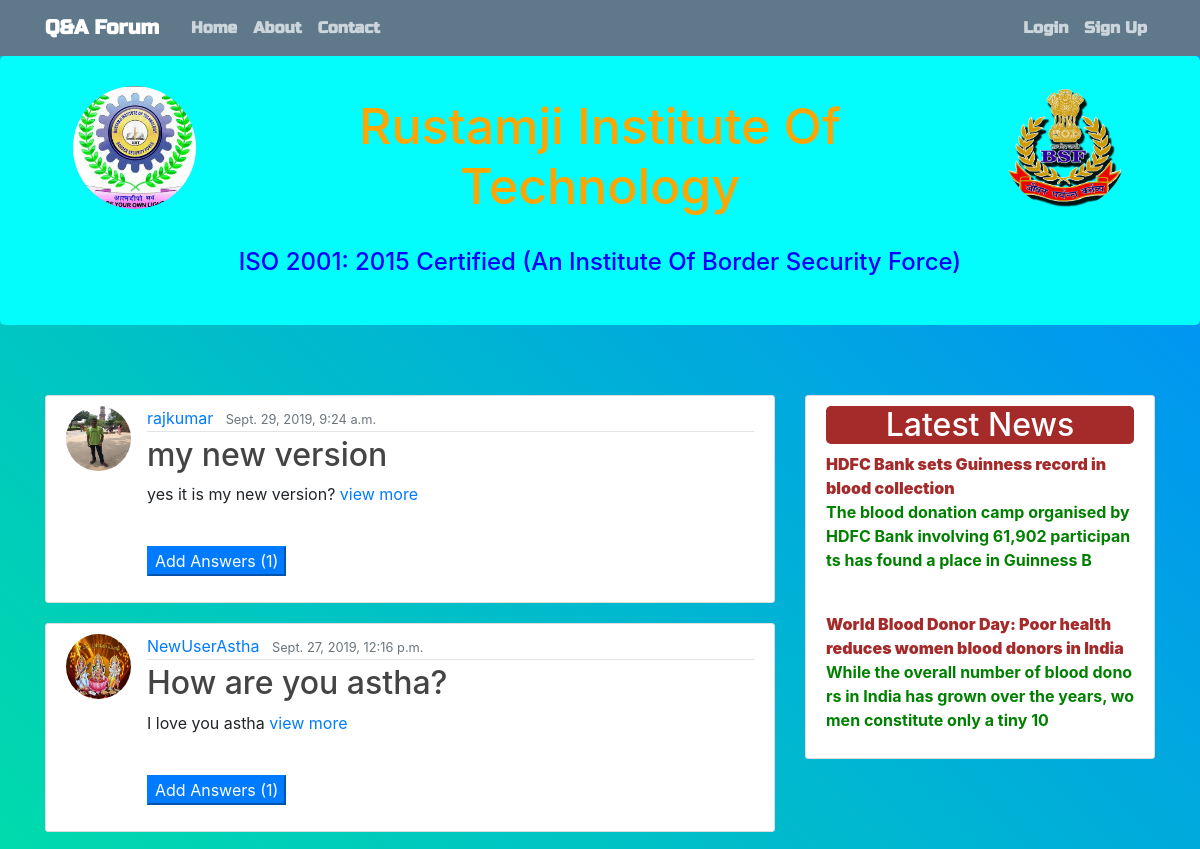
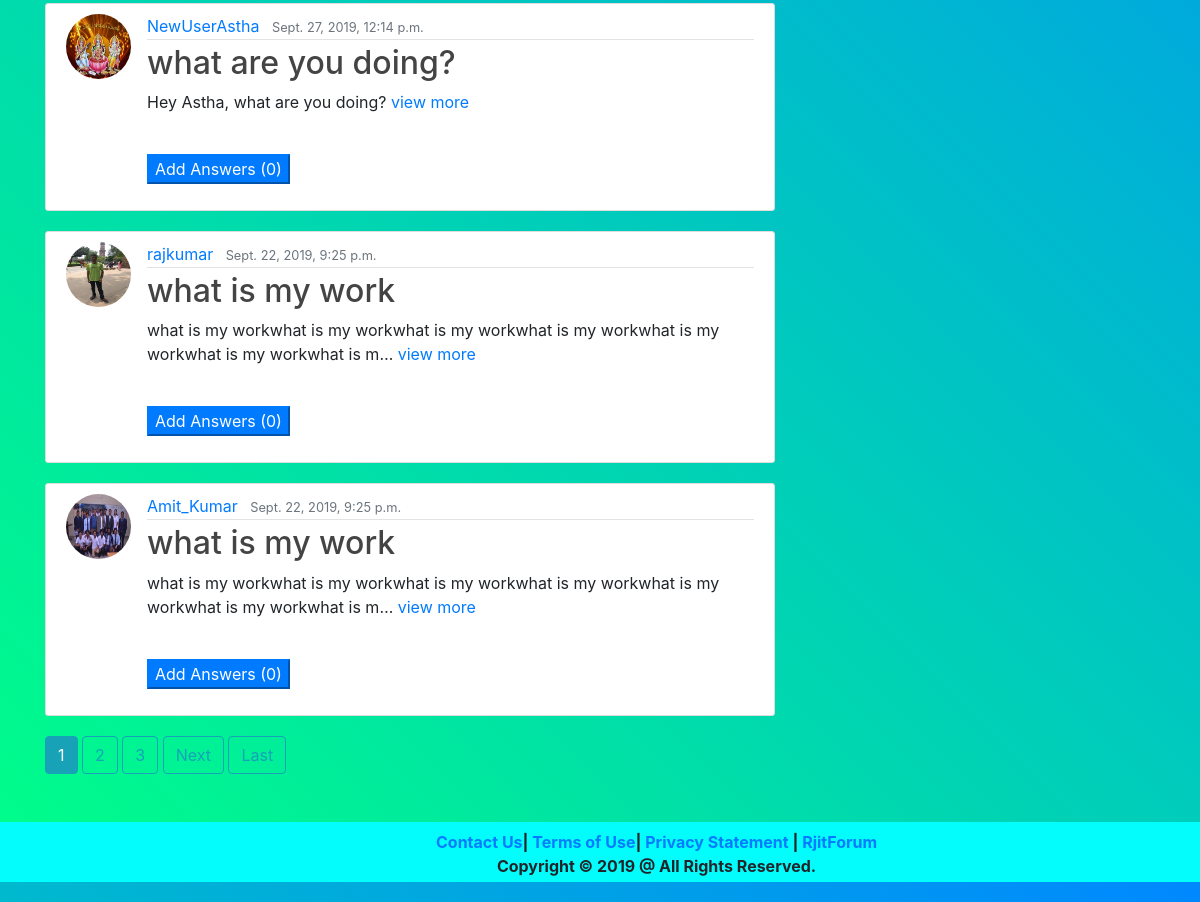
The page / on the database its author committed (2 pictures, top to bottom).
### forum/models.py (models this page shows, shortened)
class Post(models.Model):
    title = models.CharField(max_length=100)
    content = models.TextField()
    date_posted = models.DateTimeField(default=timezone.now())
    author = models.ForeignKey(User, on_delete=models.CASCADE)
    question_image = models.ImageField(upload_to='quest_pics', blank=True, null=True)
    question_file = models.FileField(upload_to='file_pics', blank=True, null=True)
    class Meta:
        ordering = ('-date_posted',)

### users/models.py (models this page shows, shortened)
class Profile(models.Model):
    user = models.OneToOneField(User, on_delete=models.CASCADE)
    image = models.ImageField(default='default.jpg', upload_to='profile_pics')

### forum/views.py (the view)
# urls.py: path('', PostListView.as_view(), name='forum-index'),
class PostListView(ListView):
    model = Post
    template_name = 'forum/index.html'
    context_object_name = 'posts'
    ordering = ['-date_posted']
    paginate_by = 5

### forum/templates/forum/index.html (shortened to what this page needs)
{% extends "forum/base.html" %}
{% block content %}
    {% for post in posts %}
        <article class="media content-section">
          <img class="rounded-circle article-img" src="{{ post.author.profile.image.url }}">
          <div class="media-body">
            <div class="article-metadata">
              <a class="mr-2" href="{% url 'user-posts' post.author.username %}">{{ post.author }}</a>
              <small class="text-muted">{{ post.date_posted }}</small>
            </div>
            <h2><a class="article-title" href="{% url 'post-detail' post.id %}">{{ post.title }}</a></h2>
            <p class="article-content">{{ post.content|truncatechars:100 }} <a href="{% url 'post-detail' post.id %}">view more</a></p><br>
            <button class="btn-primary" type="text"><a href="{% url 'add_comment_to_post' pk=post.pk %}" style="color:white;">Add Answers ({{ post.comments.count }})</a></button></p>
          </div>
        </article>
    {% endfor %}
    {% if is_paginated %}
      {% for num in page_obj.paginator.page_range %}
        {% if page_obj.number == num %}
          <a class="btn btn-info mb-4" href="?page={{ num }}">{{ num }}</a>
        {% elif num > page_obj.number|add:'-3' and num < page_obj.number|add:'3' %}
          <a class="btn btn-outline-info mb-4" href="?page={{ num }}">{{ num }}</a>
        {% endif %}
      {% endfor %}
      {% if page_obj.has_next %}
        <a class="btn btn-outline-info mb-4" href="?page={{ page_obj.next_page_number }}">Next</a>
        <a class="btn btn-outline-info mb-4" href="?page={{ page_obj.paginator.num_pages }}">Last</a>
      {% endif %}
    {% endif %}
{% endblock content %}

### forum/templates/forum/base.html (shortened to what this page needs)
{% load static %}
<!DOCTYPE html>
<html>
<head>
    <link rel="stylesheet" href="https://maxcdn.bootstrapcdn.com/bootstrap/4.0.0/css/bootstrap.min.css">
    <link rel="stylesheet" href="//cdn.jsdelivr.net/npm/medium-editor@5.23.2/dist/css/medium-editor.min.css" type="text/css" media="screen" charset="utf-8">
    <link rel="stylesheet" type="text/css" href="{% static 'forum/main.css' %}">
</head>
<body class="loader">
    <header class="site-header" style="font-family: 'Russo One', sans-serif; background-color:rgb(245, 66, 66);">
      <nav class="navbar navbar-expand-md navbar-dark bg-steel navbar-fixed-top">
        <div class="container">
          <a class="navbar-brand mr-4" href="{% url 'forum-index' %}">Q&A Forum</a>
          <div class="collapse navbar-collapse" id="navbarToggle">
            <div class="navbar-nav mr-auto">
              <a class="nav-item nav-link" href="{% url 'forum-index' %}">Home</a>
              <a class="nav-item nav-link" href="{% url 'forum-about' %}">About</a>
              <a class="nav-item nav-link" href="{% url 'contact' %}">Contact</a>
            </div>
            <div class="navbar-nav">
              {% if user.is_authenticated %}
                <a class="nav-item nav-link" href="{% url 'post_draft_list' %}">Drafts</a>
                <a class="nav-item nav-link" href="{% url 'post-create' %}">Ask Question</a>
                <a class="nav-item nav-link" href="">Create Group</a>
                <div class="btn-group">
                  <button type="button" class="btn btn-primary dropdown-toggle" data-toggle="dropdown" aria-haspopup="true" aria-expanded="false">
                      Accounts
                  </button>
                  <div class="dropdown-menu">
                   <a class="dropdown-item" href="{% url 'profile' %}">Profile</a>
                   <a class="dropdown-item" href="{% url 'password_change' %}">Change Password</a>
                   <a class="dropdown-item" href="{% url 'logout' %}">Logout</a>
                  </div>
                </div>
              {% else %}
                <a class="nav-item nav-link" href="{% url 'login' %}">Login</a>
                <a class="nav-item nav-link" href="{% url 'signup' %}">Sign Up</a>
              {% endif %}
            </div>
          </div>
        </div>
      </nav>
    </header>
      <div class="jumbotron" style=" background-color: rgb(3, 252, 252); padding-top:30px; padding-bottom: 40px;">
          <div class="row">
           <div class="col-md-2">
             <img src="{% static 'images/myimg.jpg' %}" alt="Not found" style="width:123px; height:123px; border-radius: 50%; float: right;">
           </div>
           <div class="col-md-8" style="text-align:center">
             <h1 style="margin-top:10px; font-size:50px; left:0; right:0; color:orange">Rustamji Institute Of Technology</h1><br>
             <h4 style="color:blue">ISO 2001: 2015 Certified (An Institute Of Border Security Force)</h4>
           </div>
           <div class="col-md-2">
             <img src="{% static 'images/bsflogo.png' %}" alt="Not found" style="width:123px; height:123px; border-radius: 50%; float: left;">
           </div>
         </div>
        </div>
    <main role="main" class="container">
      <div class="row">
        <div class="col-md-8">
          {% block content %}{% endblock %}
        </div>
        <div class="col-md-4">
         <div class="content-section">
             <h2 style="background: brown; color: white; border-radius: 5px; text-align:center">Latest News</h2>
             <marquee direction="up" scrolldelay="300">
               <div class="blog_desc">
                 <span style="font-weight:bold;"><b style="color: brown">HDFC Bank sets Guinness record in blood collection</b>
                 <p style="color: green; word-break: break-all;">The blood donation camp organised by HDFC Bank involving 61,902 participants has found a place in Guinness B</p></span>
                 <br/>
                 <span style="font-weight:bold"><b style="color: brown">World Blood Donor Day: Poor health reduces women blood donors in India</b>
                 <p style="color: green; word-break: break-all;">While the overall number of blood donors in India has grown over the years, women constitute only a tiny 10 </p></span>
               </div>
             </marquee>
         </div>
         </div>
      </div>
    </main>
<br>
    <div style="bottom:0">
      <footer style="left:0; right:0; height:60px; padding-left:35%; background-color: rgb(3, 252, 252); bottom:0">
      <div class= "navbar navbar-inverse navbar-fixed-bottom" role="navigation">
          <p style="text-align:center; font-weight:bold">
            <a href="{% url 'contact' %}">Contact Us</a>| <a href="#">Terms of Use</a>| <a href="#">Privacy Statement</a> | <a href="#">RjitForum</a>
            <br>Copyright &copy; 2019 @ All Rights Reserved.
          </p>
      </div>
      </footer>
    </div>
</body>
</html>

### forum/static/forum/main.css (style rules this page uses)
h1, h2, h3, h4, h5, h6 { color: #444444; }
.bg-steel { background-color: #5f788a; font-weight: bold; color: white; }
.site-header .navbar-nav .nav-link { color: #cbd5db; margin-bottom: 0px; }
.content-section { background: #ffffff; padding: 10px 20px; border: 1px solid #dddddd; border-radius: 3px; margin-bottom: 20px; }
.article-title { color: #444444; }
.article-content { white-space: pre-line; }
.article-img { height: 65px; width: 65px; margin-right: 16px; }
.article-metadata { padding-bottom: 1px; margin-bottom: 4px; border-bottom: 1px solid #e3e3e3 }
.loader { filter:hue-rotate(0deg); background:linear-gradient(45deg,#0f8,#08f); animation:hue 10000ms infinite linear; margin: 0; padding: 0; }
.jumbotron { margin-bottom: 70px; }

### rows shown on the page
Post: author.profile.image (picture), author "rajkumar", date_posted "Sept. 29, 2019, 9:24 a.m.", title "my new version", content "yes it is my new version?", comments.count "1"
Post: author.profile.image (placeholder picture), author "NewUserAstha", date_posted "Sept. 27, 2019, 12:16 p.m.", title "How are you astha?", content "I love you astha", comments.count "1"
Post: author.profile.image (placeholder picture), author "NewUserAstha", date_posted "Sept. 27, 2019, 12:14 p.m.", title "what are you doing?", content "Hey Astha, what are you doing?", comments.count "0"
Post: author.profile.image (picture), author "rajkumar", date_posted "Sept. 22, 2019, 9:25 p.m.", title "what is my work", content "what is my workwhat is my workwhat is my workwhat is my workwhat is my workwhat is my workwhat is m…", comments.count "0"
Post: author.profile.image (picture), author "Amit_Kumar", date_posted "Sept. 22, 2019, 9:25 p.m.", title "what is my work", content "what is my workwhat is my workwhat is my workwhat is my workwhat is my workwhat is my workwhat is m…", comments.count "0"

### other values the page prints
{{ num }} "1"
{{ num }} "2" "3"
